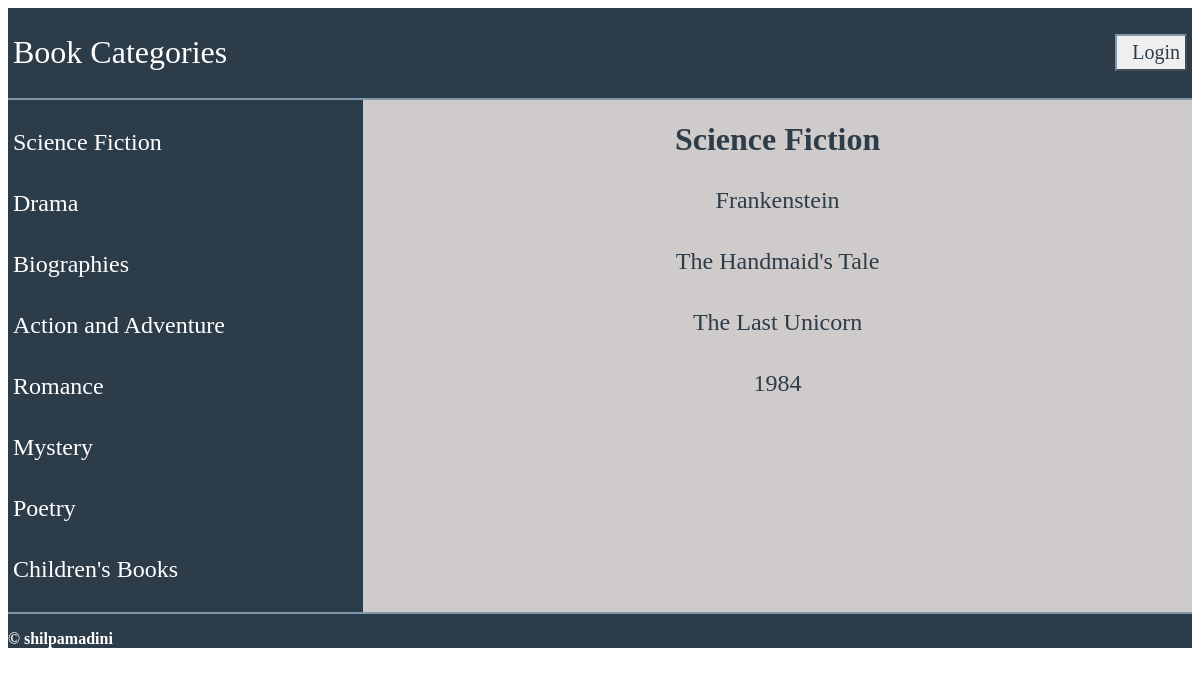
/1/, run on the app's committed database.
### database_setup.py (models this page shows, shortened)
class Catalog(Base):
    __tablename__ = 'catalog'
    id = Column(Integer, primary_key=True)
    catalog_name = Column(String(250), nullable=False)
    user_id = Column(Integer, ForeignKey('user.id'))
    user = relationship(User)

class CatalogItem(Base):
    __tablename__ = 'catalog_item'
    id = Column(Integer, primary_key=True)
    item_name = Column(String(80), nullable=False)
    description = Column(String(1000))
    catalog_id = Column(Integer, ForeignKey('catalog.id'))
    catalog = relationship(Catalog)
    user_id = Column(Integer, ForeignKey('user.id'))
    user = relationship(User)

### application.py (the view)
@app.route('/<int:catalog_id>/')
def showItems(catalog_id):
    catalog = session.query(Catalog).filter_by(id=catalog_id).one()
    catalogs = session.query(Catalog).all()
    items = session.query(CatalogItem).filter_by(catalog_id=catalog_id).all()
    if 'username' not in login_session:
        return render_template('publicitems.html', items=items,
                    catalog=catalog, catalogs=catalogs)
    else:
        return render_template('items.html', items=items,
                    catalog=catalog, catalogs=catalogs)

### templates/publicitems.html (shortened to what this page needs)
{% extends "main.html" %}
{% block content %}
    <div class = 'display-catalog'>
        <div class= 'scrolling-sidebar'>
                {% for c in catalogs %}
                    <a href = "{{url_for('showItems', catalog_id = c.id)}}">
                        <div >
                            <h3>{{c.catalog_name}}</h3>
                        </div>
                    </a>
                {% endfor %}
        </div>
        <div class= 'content'>
			<div>
				<h1>{{ catalog.catalog_name }}
				</h1>
			</div>
			{% if item !=[] %}
				<div >
					{% for i in items %}
						<a href = "{{url_for('showDescription',catalog_id=i.catalog_id,item_id=i.id)}}">
							<h3>{{i.item_name}}</h3>
						</a>
					{% endfor %}
				</div>
			{% endif %}
        </div>
    </div>
{% endblock %}

### static/styles.css (style rules this page uses)
body { font-family: Palatino, "Palatino Linotype", "Palatino LT STD", "Book Antiqua", Georgia, serif ; display:block ; overflow-x:hidden ; }
.display-catalog { display: table ; width: 100%; height: 100%; }
.scrolling-sidebar { display: table-cell; width: 30%; vertical-align: top; background-color:#2d3c49; overflow:scroll; }
.scrolling-sidebar h3 { color:#fff; font-family: Palatino, "Palatino Linotype", "Palatino LT STD", "Book Antiqua", Georgia, serif ; font-size: 3.0vmin ; font-weight:lighter ; text-align:left ; padding: 5px; }
.content { display: table-cell; width: 80%; vertical-align: top; text-align: center; background-color:#d0cbcb; overflow:scroll; }
.content h1 { color:#2d3c49; }
.content h3 { color:#2d3c49; font-family: Palatino, "Palatino Linotype", "Palatino LT STD", "Book Antiqua", Georgia, serif ; font-size: 3.0vmin ; font-weight:lighter ; text-align:center ; padding: 5px; }
a { text-decoration: none; }

### data on the page
Catalog: catalog_name "Science Fiction"
Catalog: catalog_name "Drama"
Catalog: catalog_name "Biographies"
Catalog: catalog_name "Action and Adventure"
Catalog: catalog_name "Romance"
Catalog: catalog_name "Mystery"
Catalog: catalog_name "Poetry"
Catalog: catalog_name "Children's Books"
CatalogItem: item_name "Frankenstein"
CatalogItem: item_name "The Handmaid's Tale"
CatalogItem: item_name "The Last Unicorn"
CatalogItem: item_name "1984"
